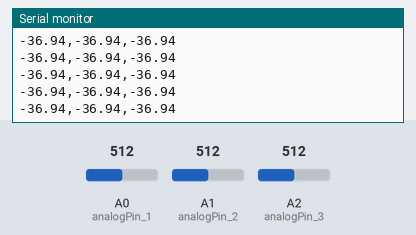
Bench run of a sketch on a simulated Arduino Uno, built with avr-gcc and run on an emulated ATmega328P. Parts: the last lines printed to the serial monitor. The inputs (shaded band) are chosen by the test bench; at power-on: A0 (analogPin_1) = 512, A1 (analogPin_2) = 512, A2 (analogPin_3) = 512.

Above: at 1.2 s.
1.3 s: A0 (analogPin_1) set to 716
At 2.5 s:
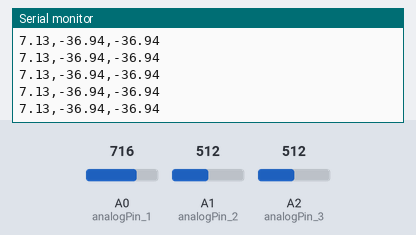
2.8 s: A1 (analogPin_2) set to 716
4.3 s: A2 (analogPin_3) set to 716
At 4.3 s:
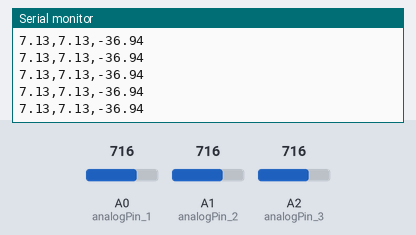
5.8 s: A0 (analogPin_1) set to 900
At 7.2 s:
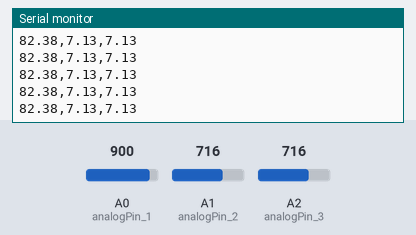
7.3 s: A1 (analogPin_2) set to 900
At 8.6 s:
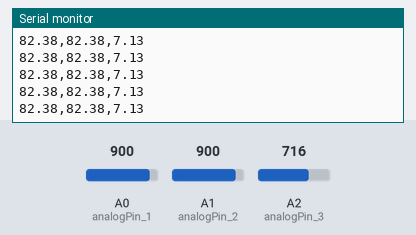
8.8 s: A2 (analogPin_3) set to 725
At 10.1 s:
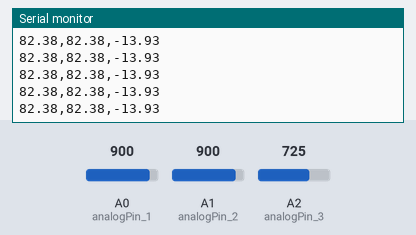
Timing chart, 0 to 11.3 s (numbered marks = the images above; inputs shaded):
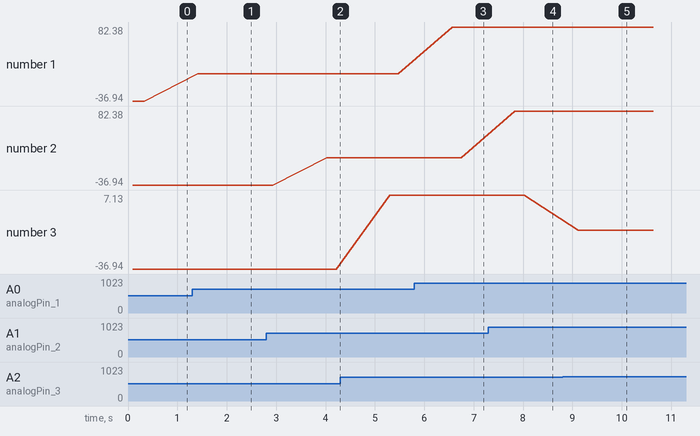

Measured:
- after the input at 1.3 s, the serial monitor: prints a new line after 0.12 s (image 1)
- after the input at 5.8 s, the serial monitor: prints a new line after 0.76 s (image 3)
- after the input at 7.3 s, the serial monitor: prints a new line after 0.53 s (image 4)
- after the input at 8.8 s, the serial monitor: prints a new line after 0.31 s (image 5)
- plotted number 1: -36.94 → 7.13 after the input at 1.3 s, 7.13 → 82.38 after the input at 5.8 s
- plotted number 3: 7.13 → -13.93 after the input at 8.8 s

The sketch:

phasor.ino
```cpp
#include <math.h>

#define WindowSize 128
int N = WindowSize;
float pi = 3.14159265358979323846;

long double adc_out_1[WindowSize];
long double adc_out_2[WindowSize];
long double adc_out_3[WindowSize];

float Xi_1, Xr_1, Phasor_Magnitude_1, Phasor_Angle_1;
float Xi_2, Xr_2, Phasor_Magnitude_2, Phasor_Angle_2;
float Xi_3, Xr_3, Phasor_Magnitude_3, Phasor_Angle_3;

const int analogPin_1 = A0;  // Analog pin for Phase A
const int analogPin_2 = A1;  // Analog pin for Phase B
const int analogPin_3 = A2;  // Analog pin for Phase C

void setup() {
  Serial.begin(115200);
  // Set analog reference to DEFAULT (5V)
  analogReference(DEFAULT);
}

void loop() {
  calc_phasor();
  plot_phasors();

  delay(1000); // Delay for 1 second before the next iteration
}

void calc_phasor() {
  for (int i = 0; i < N; i++) {
    adc_out_1[i] = analogRead(analogPin_1); // Phase A
    adc_out_2[i] = analogRead(analogPin_2) ;// Phase B
    adc_out_3[i] = analogRead(analogPin_3) ;// Phase C
  }

  Xr_1 = Xi_1 = Xr_2 = Xi_2 = Xr_3 = Xi_3 = 0;

  for (int n = 0; n < N; n++) {
    Xr_1 += adc_out_1[n] * cos((2 * pi * n) / N);
    Xi_1 += adc_out_1[n] * sin((2 * pi * n) / N);

    Xr_2 += adc_out_2[n] * cos((2 * pi * n) / N);
    Xi_2 += adc_out_2[n] * sin((2 * pi * n) / N);

    Xr_3 += adc_out_3[n] * cos((2 * pi * n) / N);
    Xi_3 += adc_out_3[n] * sin((2 * pi * n) / N);
  }

  Phasor_Magnitude_1 = sqrt(Xr_1 * Xr_1 + Xi_1 * Xi_1);
  Phasor_Magnitude_2 = sqrt(Xr_2 * Xr_2 + Xi_2 * Xi_2);
  Phasor_Magnitude_3 = sqrt(Xr_3 * Xr_3 + Xi_3 * Xi_3);

  Phasor_Angle_1 = atan2(Xi_1, Xr_1) * (180.0 / pi);
  Phasor_Angle_2 = atan2(Xi_2, Xr_2) * (180.0 / pi);
  Phasor_Angle_3 = atan2(Xi_3, Xr_3) * (180.0 / pi);
}

void plot_phasors() {
  for (int i = 0; i < N; i++) {
    double sample_1 = Phasor_Magnitude_1 * sin((2 * pi * i) / N + Phasor_Angle_1 * (pi / 180.0));
    double sample_2 = Phasor_Magnitude_2 * sin((2 * pi * i) / N + Phasor_Angle_2 * (pi / 180.0));
    double sample_3 = Phasor_Magnitude_3 * sin((2 * pi * i) / N + Phasor_Angle_3 * (pi / 180.0));

    Serial.print(Phasor_Angle_1);
    Serial.print(",");
    Serial.print( Phasor_Angle_2);
    Serial.print(",");
    Serial.println(Phasor_Angle_3);
  }
}
```
